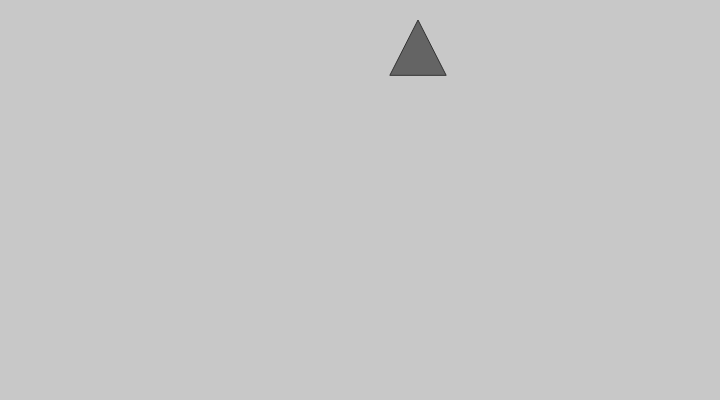
Frame 1 (no input)
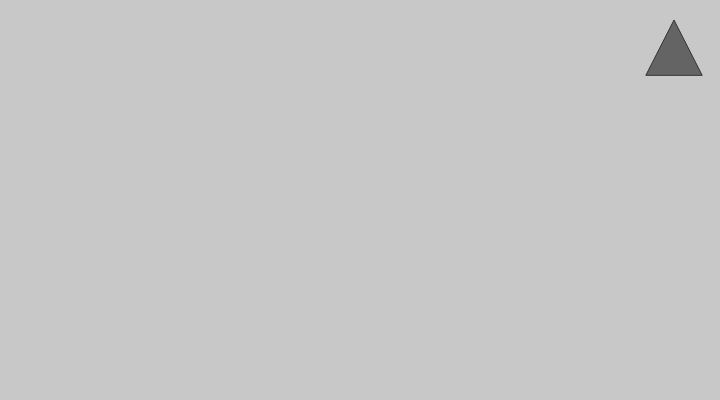
Frame 60 (no input)
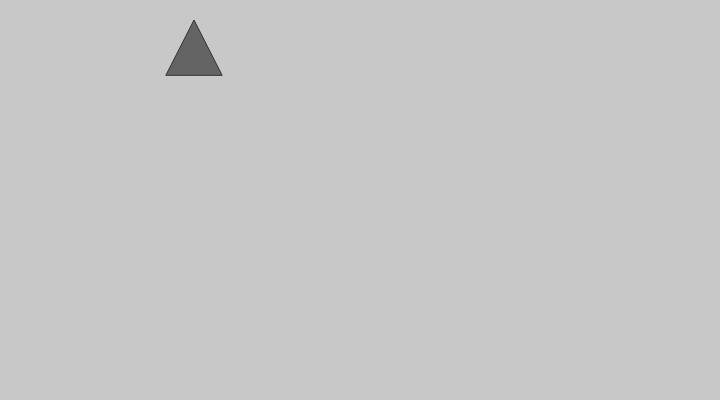
Frame 120 (the mouse pressed at the canvas centre since frame 60)

The p5.js sketch that drew these frames (run headless with seeded random() and noise() and a simulated clock; from frame 60 on, the mouse is pressed at the canvas centre):

// p5.js sketch
// ── sketch.js
var x, y;
function setup() {
  createCanvas(720, 400);
  x = width / 2;
  y = height;
}

function draw() {
  background(200);
  stroke(50);
  fill(100);
  triangle(30 + x, 75, 58 + x, 20, 86 + x, 75);
  x = x - 8;
  if (x < 0) {
    x = width;
  }
}
